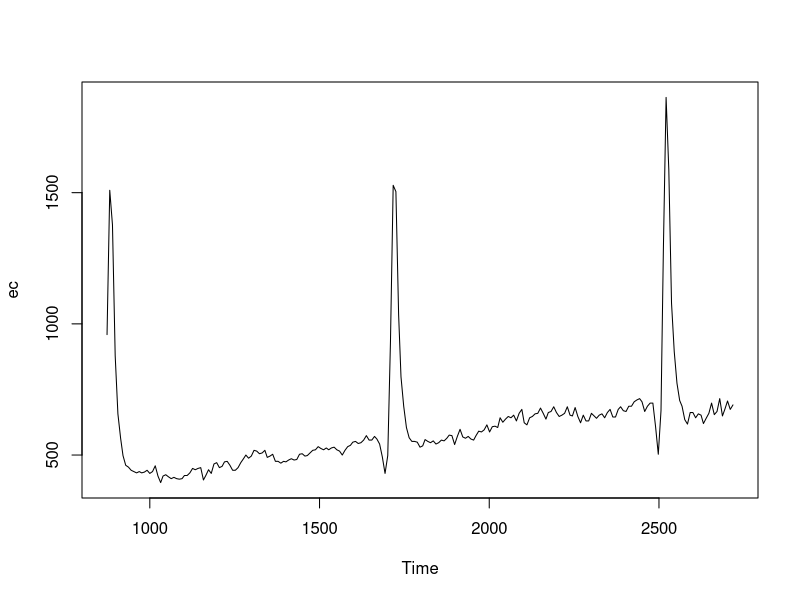

Write the R code that produced this figure.
ecg <- read.csv("ecg_sample.csv")
ecg$Time <- ecg$Time - min(ecg$Time)              
summary(ecg)

# Subtract the max negative value to make the dataset non negative
c<-(-874)
ecg[,] <- t(apply(ecg[,], 1, function(x) x-c))
summary(ecg)

plot_timespan <- function(t1, t2, ecg_data){
  with(ecg_data[ecg_data$Time >=t1 & ecg_data$Time < t2,],
       plot(ec ~ Time, type='l')
  )
}

#Plotting the heart rate for 1 minute, 7500th obervation
plot_timespan(0, 2725, ecg)

# Here 7500 stands for 1 minute worth of data (125 * 60 * number of minutes)
i <- 125
newecg <- ecg[1:i,]
object.size(newecg$ec)
summary(newecg)

library(caTools)
encoding1 <- base64encode(newecg$ec, size=NA, endian=.Platform$endian)
nchar(encoding1)
encoding1

pack2values <- function(v1, v2){ # must be non-negative integers in 12-bit range
  mask8 <- 255
  bitvec <- bitwShiftL(v1, 12) + v2 # 24 bit: v1v2
  as.raw(c(bitwAnd(bitwShiftR(bitvec, 16), mask8), bitwAnd(bitwShiftR(bitvec, 8), mask8), bitwAnd(bitvec, mask8)))
  # 24 bits 0111000110010001011001010 -> c("01110001", "10010001", "11001010") # 8 bit values
}



# 125 integer 12 bit -> how many base64 characters can it be encoded to, How short can I make it?
# Subtract 2000 to make a unifrom range, make them all positive 
# Trying to use base64 encoding from the library
# Checksum for ?
# How to take 12 bits from the 64 bit, use bitwise operators in R to bitwshiftl, shiftr, bitwn 

unpack2values <- function(pv){ # 3 8 bit values
  mask4 <- 15
  mask12 <- 2047 
  makeLast40s <- 4080
  pv1 <- as.integer(pv[1])
  pv2 <- as.integer(pv[2])
  pv3 <- as.integer(pv[3])
  
  res <- bitwAnd(bitwShiftL(bitwAnd(pv1, mask12), 4), makeLast40s) + bitwAnd(bitwShiftR(pv2,4), mask4) 
  
  res2 <- bitwShiftL(bitwAnd(pv2, mask4), 8) + pv3
  
  c(res, res2)

}

ans <- pack2values(190,100)
unpack2values(ans)
